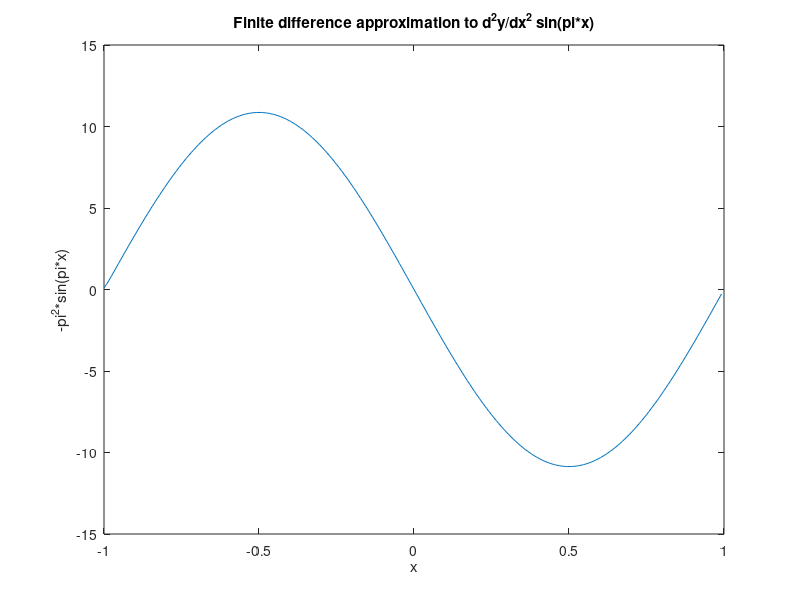

MATLAB code to generate this figure:
%week 1 day 1 matlab crash course practice 0
%Written by Yu Tian
%08/10/2018 

%comments on problem 6: this picture actually shows the plot of the central finite
%difference approximation to second derivative of the function f =
%sin(pi*x)


clear, clc, close all

v = ones(15, 1);
D2 = diag(v, -1) + diag(-2*[v;1]) + diag(v,1); %this should be done in order (at least in my computer)
D2(1, 16) = 1;
D2(16, 1) = 1;
h = 2/16;
D2 = (1/h)^2 * D2

D2 = (1/h)^2 * toeplitz([-2, 1, zeros(1, 13), 1])

N = 16;
h = 2/N;
v = ones(N-1, 1);
D2 = diag(v, -1) + diag(-2*[v;1]) + diag(v,1); 
D2(1, N) = 1;
D2(N, 1) = 1;
D2 = (1/h)^2 * D2


D2 = (1/h)^2 * toeplitz([-2, 1, zeros(1, N-3), 1])

for i = 1:4
    N = 16*i;
    h = 2/N;
    D2 = (1/h)^2 * toeplitz([-2, 1, zeros(1, N-3), 1])
end

x = -1: 2/N: 1 - 2/N;
f = sin(pi*x');
D2f = D2*f;
plot(x, D2f)

figure(1)
subplot(2,1,1)
plot(x, D2f); %first plot the approximation
title("finite difference approximation to d^2(sin(pi*x))/dx^2");
xlabel('x');
ylabel('-pi^2*sin(pi*x)');
subplot(2,1,2)
plot(x, (-pi^2*f)-D2f); %then plot the error, remember to put bracket!
xlabel('x');
ylabel('approximation error')

clf %clean all the figures
N = 256;
h = 2/N;
D2 = (1/h)^2 * toeplitz([-2, 1, zeros(1, N-3), 1]);
x = -1: 2/N: 1 - 2/N; %this actually produces here is a row vector
f = exp(sin(pi*x'));
D2f = D2 * f;
plot(x, f)
hold on
plot(x, D2f)

fpp = @(x)[pi^2*exp(sin(pi*x')).*(cos(pi*x').^2-sin(pi*x'))];
plot(x, fpp(x))
hold off
xlabel('x')

plot(x, (D2f - fpp(x))) %remember to keep the dimension matching!

N = 256;
h = 2/N;
D2 = (1/h)^2 * toeplitz([-2, 1, zeros(1, N-3), 1]);
x = -1: 2/N: 1 - 2/N; %this actually produces here is a row vector
f = sin(pi*x');
A = (D2 - eye(N))/(1+pi^2);
plot(x, A\f) %actually solution to y''-y=(1+pi^2)sin(pi*x)


N = 256; 
h = 2/N;
e = ones(N,1);
D2 = spdiags([e -2*e e], -1:1, N, N); %this creates the sparse NxN matrix, with diagonal specified by [] with diagonal -1:1
D(1, N) = 1;
D(N, 1) = 1;
x = -1: 2/N: 1 - 2/N; %this actually produces here is a row vector
f = sin(pi*x');
A = (D2 - eye(N))/(1+pi^2);
plot(x, A\f)
title('Finite difference approximation to d^2y/dx^2 sin(pi*x)')
xlabel('x');
ylabel('-pi^2*sin(pi*x)')

e = eig(D2) %this gives all the eigenvalues of the matrix







